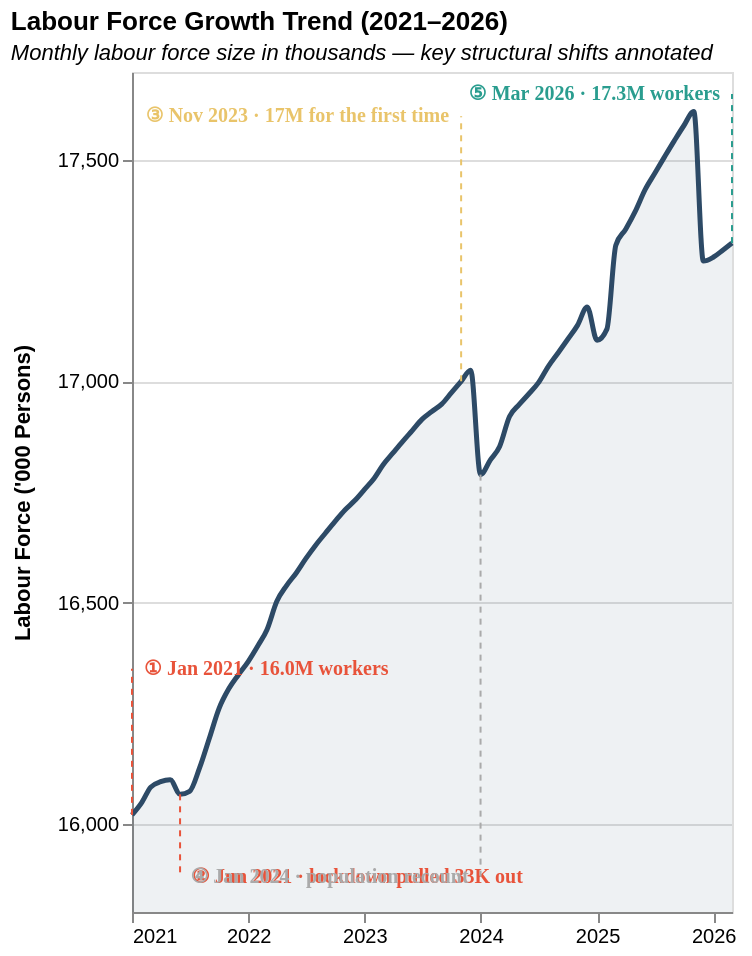

The Vega-Lite source for this figure:
### Vega-Lite specification from a JSON file in a GitHub repository (floating-point values rounded to 4 significant figures)
{"$schema": "https://vega.github.io/schema/vega-lite/v5.json", "title": {"text": "Labour Force Growth Trend (2021–2026)", "subtitle": "Monthly labour force size in thousands — key structural shifts annotated", "subtitleFontStyle": "italic", "subtitleFontSize": 11, "anchor": "start"}, "width": "container", "height": 420, "data": {"values": [{"date": "2021-01-01", "lf": 16020.0, "p_rate": 68.5, "u_rate": 4.9}, {"date": "2021-02-01", "lf": 16050.0, "p_rate": 68.5, "u_rate": 4.8}, {"date": "2021-03-01", "lf": 16080.0, "p_rate": 68.6, "u_rate": 4.7}, {"date": "2021-04-01", "lf": 16090.0, "p_rate": 68.6, "u_rate": 4.6}, {"date": "2021-05-01", "lf": 16100.0, "p_rate": 68.5, "u_rate": 4.5}, {"date": "2021-06-01", "lf": 16070.0, "p_rate": 68.3, "u_rate": 4.8}, {"date": "2021-07-01", "lf": 16070.0, "p_rate": 68.3, "u_rate": 4.8}, {"date": "2021-08-01", "lf": 16130.0, "p_rate": 68.4, "u_rate": 4.6}, {"date": "2021-09-01", "lf": 16190.0, "p_rate": 68.6, "u_rate": 4.5}, {"date": "2021-10-01", "lf": 16260.0, "p_rate": 68.8, "u_rate": 4.3}, {"date": "2021-11-01", "lf": 16300.0, "p_rate": 68.9, "u_rate": 4.3}, {"date": "2021-12-01", "lf": 16340.0, "p_rate": 69.0, "u_rate": 4.2}, {"date": "2022-01-01", "lf": 16370.0, "p_rate": 69.1, "u_rate": 4.2}, {"date": "2022-02-01", "lf": 16400.0, "p_rate": 69.1, "u_rate": 4.1}, {"date": "2022-03-01", "lf": 16440.0, "p_rate": 69.2, "u_rate": 4.1}, {"date": "2022-04-01", "lf": 16500.0, "p_rate": 69.4, "u_rate": 3.9}, {"date": "2022-05-01", "lf": 16540.0, "p_rate": 69.5, "u_rate": 3.9}, {"date": "2022-06-01", "lf": 16570.0, "p_rate": 69.5, "u_rate": 3.8}, {"date": "2022-07-01", "lf": 16600.0, "p_rate": 69.6, "u_rate": 3.7}, {"date": "2022-08-01", "lf": 16630.0, "p_rate": 69.7, "u_rate": 3.7}, {"date": "2022-09-01", "lf": 16660.0, "p_rate": 69.7, "u_rate": 3.6}, {"date": "2022-10-01", "lf": 16680.0, "p_rate": 69.7, "u_rate": 3.6}, {"date": "2022-11-01", "lf": 16710.0, "p_rate": 69.8, "u_rate": 3.6}, {"date": "2022-12-01", "lf": 16730.0, "p_rate": 69.8, "u_rate": 3.6}, {"date": "2023-01-01", "lf": 16760.0, "p_rate": 69.8, "u_rate": 3.6}, {"date": "2023-02-01", "lf": 16780.0, "p_rate": 69.9, "u_rate": 3.5}, {"date": "2023-03-01", "lf": 16810.0, "p_rate": 69.9, "u_rate": 3.5}, {"date": "2023-04-01", "lf": 16840.0, "p_rate": 70.0, "u_rate": 3.5}, {"date": "2023-05-01", "lf": 16860.0, "p_rate": 70.0, "u_rate": 3.5}, {"date": "2023-06-01", "lf": 16890.0, "p_rate": 70.0, "u_rate": 3.4}, {"date": "2023-07-01", "lf": 16910.0, "p_rate": 70.1, "u_rate": 3.4}, {"date": "2023-08-01", "lf": 16930.0, "p_rate": 70.1, "u_rate": 3.4}, {"date": "2023-09-01", "lf": 16950.0, "p_rate": 70.1, "u_rate": 3.4}, {"date": "2023-10-01", "lf": 16970.0, "p_rate": 70.1, "u_rate": 3.4}, {"date": "2023-11-01", "lf": 17000.0, "p_rate": 70.1, "u_rate": 3.3}, {"date": "2023-12-01", "lf": 17030.0, "p_rate": 70.2, "u_rate": 3.3}, {"date": "2024-01-01", "lf": 16790.0, "p_rate": 70.5, "u_rate": 3.3}, {"date": "2024-02-01", "lf": 16820.0, "p_rate": 70.5, "u_rate": 3.3}, {"date": "2024-03-01", "lf": 16850.0, "p_rate": 70.5, "u_rate": 3.3}, {"date": "2024-04-01", "lf": 16920.0, "p_rate": 70.6, "u_rate": 3.3}, {"date": "2024-05-01", "lf": 16950.0, "p_rate": 70.6, "u_rate": 3.3}, {"date": "2024-06-01", "lf": 16970.0, "p_rate": 70.6, "u_rate": 3.3}, {"date": "2024-07-01", "lf": 17000.0, "p_rate": 70.6, "u_rate": 3.3}, {"date": "2024-08-01", "lf": 17030.0, "p_rate": 70.6, "u_rate": 3.2}, {"date": "2024-09-01", "lf": 17070.0, "p_rate": 70.6, "u_rate": 3.2}, {"date": "2024-10-01", "lf": 17100.0, "p_rate": 70.6, "u_rate": 3.2}, {"date": "2024-11-01", "lf": 17130.0, "p_rate": 70.5, "u_rate": 3.2}, {"date": "2024-12-01", "lf": 17170.0, "p_rate": 70.6, "u_rate": 3.1}, {"date": "2025-01-01", "lf": 17090.0, "p_rate": 70.6, "u_rate": 3.1}, {"date": "2025-02-01", "lf": 17120.0, "p_rate": 70.7, "u_rate": 3.1}, {"date": "2025-03-01", "lf": 17310.0, "p_rate": 70.7, "u_rate": 3.1}, {"date": "2025-04-01", "lf": 17340.0, "p_rate": 70.8, "u_rate": 3.0}, {"date": "2025-05-01", "lf": 17380.0, "p_rate": 70.8, "u_rate": 3.0}, {"date": "2025-06-01", "lf": 17430.0, "p_rate": 70.8, "u_rate": 3.0}, {"date": "2025-07-01", "lf": 17470.0, "p_rate": 70.8, "u_rate": 3.0}, {"date": "2025-08-01", "lf": 17510.0, "p_rate": 70.9, "u_rate": 3.0}, {"date": "2025-09-01", "lf": 17540.0, "p_rate": 70.9, "u_rate": 3.0}, {"date": "2025-10-01", "lf": 17580.0, "p_rate": 70.9, "u_rate": 3.0}, {"date": "2025-11-01", "lf": 17610.0, "p_rate": 70.9, "u_rate": 2.9}, {"date": "2025-12-01", "lf": 17270.0, "p_rate": 70.8, "u_rate": 2.9}, {"date": "2026-01-01", "lf": 17280.0, "p_rate": 70.9, "u_rate": 2.9}, {"date": "2026-02-01", "lf": 17300.0, "p_rate": 70.9, "u_rate": 2.9}, {"date": "2026-03-01", "lf": 17310.0, "p_rate": 70.9, "u_rate": 2.9}]}, "encoding": {"x": {"field": "date", "type": "temporal", "axis": {"title": null, "format": "%Y", "tickCount": 6, "labelAngle": 0, "labelFontSize": 10, "grid": false}}, "y": {"field": "lf", "type": "quantitative", "scale": {"domain": [15800, 17700], "zero": false}, "axis": {"title": "Labour Force ('000 Persons)", "titleFontSize": 11, "titlePadding": 12, "tickCount": 5, "labelFontSize": 10, "format": ",.0f"}}}, "layer": [{"mark": {"type": "area", "color": "#2d4a66", "opacity": 0.08, "interpolate": "monotone"}, "encoding": {"y2": {"datum": 15800}}}, {"mark": {"type": "line", "color": "#2d4a66", "strokeWidth": 2.5, "interpolate": "monotone"}, "encoding": {"tooltip": [{"field": "date", "type": "temporal", "title": "Month", "format": "%B %Y"}, {"field": "lf", "type": "quantitative", "title": "Labour Force ('000)", "format": ",.1f"}, {"field": "p_rate", "type": "quantitative", "title": "Participation Rate (%)", "format": ".1f"}, {"field": "u_rate", "type": "quantitative", "title": "Unemployment Rate (%)", "format": ".1f"}]}}, {"data": {"values": [{"date": "2021-01-01", "y1": 16020.0, "y2": 16350}]}, "mark": {"type": "rule", "color": "#e8533a", "strokeWidth": 1, "strokeDash": [3, 3]}, "encoding": {"x": {"field": "date", "type": "temporal"}, "y": {"field": "y1", "type": "quantitative", "scale": {"domain": [15800, 17700], "zero": false}}, "y2": {"field": "y2"}}}, {"mark": {"type": "point", "filled": true, "size": 80, "color": "#e8533a"}, "transform": [{"filter": "datum.date === '2021-01-01'"}]}, {"data": {"values": [{"date": "2021-01-01", "lf": 16350}]}, "mark": {"type": "text", "font": "DM Mono", "fontSize": 10, "fontWeight": 600, "color": "#e8533a", "align": "left", "dx": 6}, "encoding": {"x": {"field": "date", "type": "temporal"}, "y": {"field": "lf", "type": "quantitative", "scale": {"domain": [15800, 17700], "zero": false}}, "text": {"value": "① Jan 2021 · 16.0M workers"}}}, {"data": {"values": [{"date": "2021-06-01", "y1": 16070.0, "y2": 15880}]}, "mark": {"type": "rule", "color": "#e8533a", "strokeWidth": 1, "strokeDash": [3, 3]}, "encoding": {"x": {"field": "date", "type": "temporal"}, "y": {"field": "y1", "type": "quantitative", "scale": {"domain": [15800, 17700], "zero": false}}, "y2": {"field": "y2"}}}, {"mark": {"type": "point", "filled": true, "size": 80, "color": "#e8533a", "opacity": 0.8}, "transform": [{"filter": "datum.date === '2021-06-01'"}]}, {"data": {"values": [{"date": "2021-06-01", "lf": 15880}]}, "mark": {"type": "text", "font": "DM Sans", "fontSize": 10, "fontWeight": 600, "color": "#e8533a", "align": "left", "dx": 6}, "encoding": {"x": {"field": "date", "type": "temporal"}, "y": {"field": "lf", "type": "quantitative", "scale": {"domain": [15800, 17700], "zero": false}}, "text": {"value": "② Jun 2021 · lockdown pulled 33K out"}}}, {"data": {"values": [{"date": "2023-11-01", "y1": 17000.0, "y2": 17600}]}, "mark": {"type": "rule", "color": "#e9c46a", "strokeWidth": 1, "strokeDash": [3, 3]}, "encoding": {"x": {"field": "date", "type": "temporal"}, "y": {"field": "y1", "type": "quantitative", "scale": {"domain": [15800, 17700], "zero": false}}, "y2": {"field": "y2"}}}, {"mark": {"type": "point", "filled": true, "size": 80, "color": "#e9c46a", "opacity": 0.9}, "transform": [{"filter": "datum.date === '2023-11-01'"}]}, {"data": {"values": [{"date": "2023-11-01", "lf": 17600}]}, "mark": {"type": "text", "font": "DM Sans", "fontSize": 10, "fontWeight": 600, "color": "#e9c46a", "align": "right", "dx": -6}, "encoding": {"x": {"field": "date", "type": "temporal"}, "y": {"field": "lf", "type": "quantitative", "scale": {"domain": [15800, 17700], "zero": false}}, "text": {"value": "③ Nov 2023 · 17M for the first time"}}}, {"data": {"values": [{"date": "2024-01-01", "y1": 16790.0, "y2": 15880}]}, "mark": {"type": "rule", "color": "#aaaaaa", "strokeWidth": 1, "strokeDash": [3, 3]}, "encoding": {"x": {"field": "date", "type": "temporal"}, "y": {"field": "y1", "type": "quantitative", "scale": {"domain": [15800, 17700], "zero": false}}, "y2": {"field": "y2"}}}, {"mark": {"type": "point", "filled": true, "size": 80, "color": "#aaaaaa", "opacity": 0.9}, "transform": [{"filter": "datum.date === '2024-01-01'"}]}, {"data": {"values": [{"date": "2024-01-01", "lf": 15880}]}, "mark": {"type": "text", "font": "DM Sans", "fontSize": 10, "fontWeight": 600, "color": "#aaaaaa", "align": "right", "dx": -6}, "encoding": {"x": {"field": "date", "type": "temporal"}, "y": {"field": "lf", "type": "quantitative", "scale": {"domain": [15800, 17700], "zero": false}}, "text": {"value": "④ Jan 2024 · population recount"}}}, {"data": {"values": [{"date": "2026-03-01", "y1": 17310.0, "y2": 17650}]}, "mark": {"type": "rule", "color": "#2a9d8f", "strokeWidth": 1, "strokeDash": [3, 3]}, "encoding": {"x": {"field": "date", "type": "temporal"}, "y": {"field": "y1", "type": "quantitative", "scale": {"domain": [15800, 17700], "zero": false}}, "y2": {"field": "y2"}}}, {"mark": {"type": "point", "filled": true, "size": 80, "color": "#2a9d8f"}, "transform": [{"filter": "datum.date === '2026-03-01'"}]}, {"data": {"values": [{"date": "2026-03-01", "lf": 17650}]}, "mark": {"type": "text", "font": "DM Mono", "fontSize": 10, "fontWeight": 600, "color": "#2a9d8f", "align": "right", "dx": -6}, "encoding": {"x": {"field": "date", "type": "temporal"}, "y": {"field": "lf", "type": "quantitative", "scale": {"domain": [15800, 17700], "zero": false}}, "text": {"value": "⑤ Mar 2026 · 17.3M workers"}}}]}
